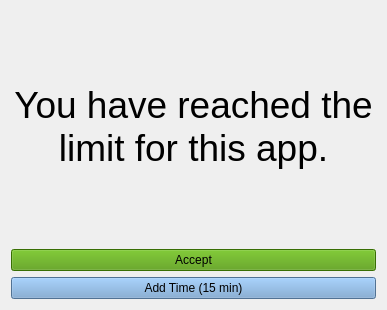
<?xml version="1.0" encoding="UTF-8"?>
<ui version="4.0">
 <class>Alert</class>
 <widget class="QWidget" name="Alert">
  <property name="geometry">
   <rect>
    <x>0</x>
    <y>0</y>
    <width>387</width>
    <height>310</height>
   </rect>
  </property>
  <property name="windowTitle">
   <string>Form</string>
  </property>
  <property name="styleSheet">
   <string notr="true"/>
  </property>
  <layout class="QVBoxLayout" name="verticalLayout">
   <item>
    <widget class="QLabel" name="app_name">
     <property name="styleSheet">
      <string notr="true">font: 75 24pt &quot;Roboto&quot;;</string>
     </property>
     <property name="text">
      <string>&lt;html&gt;&lt;head/&gt;&lt;body&gt;&lt;p align=&quot;center&quot;&gt;&lt;span style=&quot; font-size:28pt;&quot;&gt;You have reached the limit for this app.&lt;/span&gt;&lt;/p&gt;&lt;/body&gt;&lt;/html&gt;</string>
     </property>
     <property name="wordWrap">
      <bool>true</bool>
     </property>
    </widget>
   </item>
   <item>
    <widget class="QPushButton" name="accept_button">
     <property name="styleSheet">
      <string notr="true">background-color: rgb(78, 154, 6);</string>
     </property>
     <property name="text">
      <string>Accept</string>
     </property>
    </widget>
   </item>
   <item>
    <widget class="QPushButton" name="add_button">
     <property name="styleSheet">
      <string notr="true">background-color: rgb(114, 159, 207);</string>
     </property>
     <property name="text">
      <string>Add Time (15 min)</string>
     </property>
    </widget>
   </item>
  </layout>
 </widget>
 <resources/>
 <connections/>
</ui>
